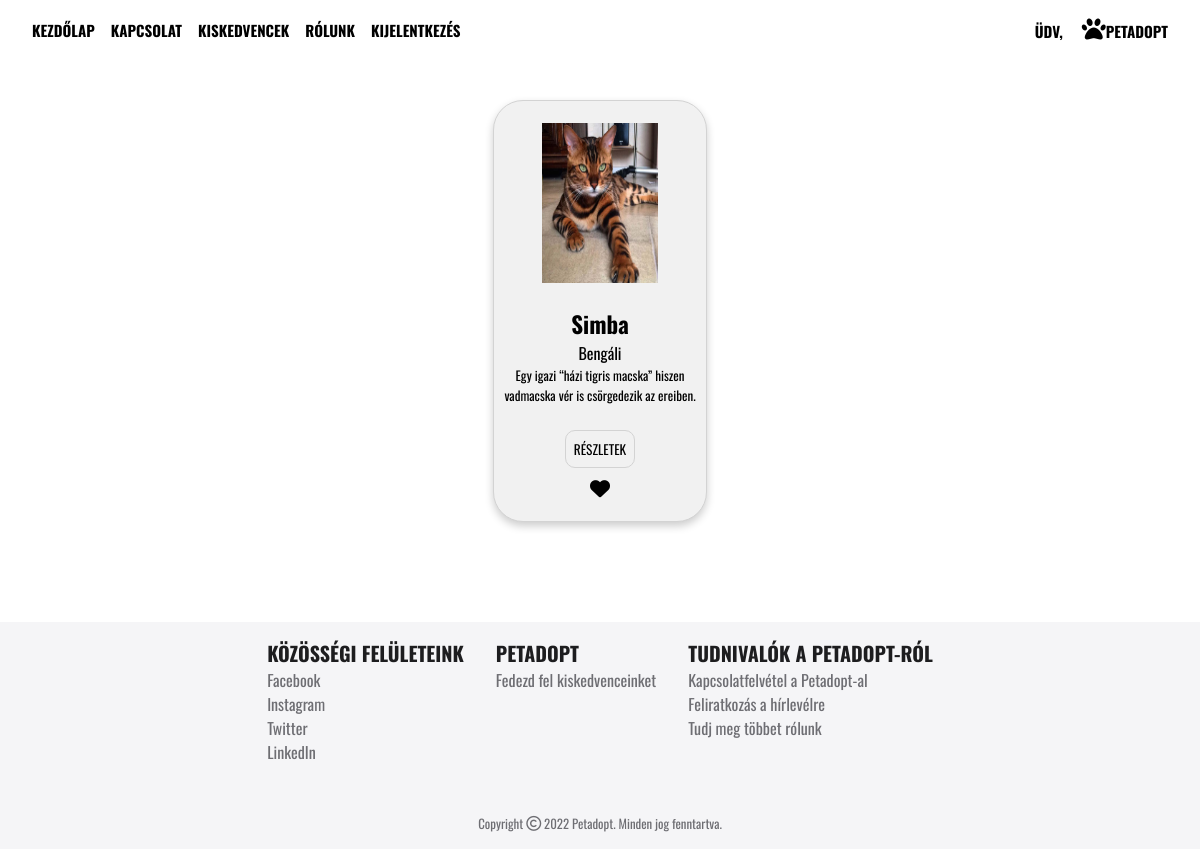
The app's page /pets.php?animalId=1&specieId=4 with its own data.
### tables this page shows
CREATE TABLE `pets` (
  `id` int(11) NOT NULL,
  `specieId` int(11) NOT NULL,
  `name` varchar(50) DEFAULT NULL,
  `description` varchar(255) DEFAULT NULL,
  `image` varchar(50) DEFAULT NULL,
  `gender` varchar(10) DEFAULT NULL,
  `age` int(11) NOT NULL
);

CREATE TABLE `species` (
  `id` int(11) NOT NULL,
  `name` varchar(50) DEFAULT NULL,
  `image` varchar(50) DEFAULT NULL,
  `animalId` int(11) NOT NULL
);

### pets.php (the view, shortened to what this page needs)
<?php
require_once('assets/php/header.php');
require_once('assets/php/nav.php');
require_once('config/db.php');
$specieId = $_GET["specieId"];
?>
<div class="card">
    <div class="card-container">
        <?php
		$sql = "SELECT pets.id, species.name as specie, pets.description, pets.image, pets.name, pets.gender, pets.age from pets, species where pets.specieId = ".$specieId." and species.id = pets.specieId";
		$result = $conn->query($sql);
		if($result->num_rows > 0) {
			while($row = $result->fetch_assoc()) {
				?>
        <div class="card-content">
            <img src="assets/img/<?= $row["image"] ?>" alt="animal" width="150px" height="150px" /><br>
            <span style="font-size: 23px"><b><?= $row["name"] ?></b></span>
            <span class="pet-specie"><?= $row["specie"] ?></span>
            <span class="pet-description"><?= $row["description"] ?></span>
            <button type="button" onclick="openModal(<?= $row['id'] ?>)" class="infoButton">Részletek</button>
            <button onclick="toggleHeart(event)"><i class="fas fa-heart" style="font-size: 20px"></i></button>
        </div>
        <?php
            }
        }
    ?>
    </div>
</div>
<?php
require_once('assets/php/footer.php');
?>
</body>
</html>

### assets/css/styles.css (style rules this page uses)
html { scroll-behavior: smooth; }
body { margin: 0; padding: 0; font-family: 'Oswald', sans-serif !important; box-sizing: border-box; height: 100vh; min-height: 100vh; background-size: cover; width: 100%; background-repeat: no-repeat; }
.card { display: flex; flex-direction: column; justify-content: center; align-items: center; text-align: center; }
.card-container { margin-top: 100px; margin-bottom: 100px; width: 80%; display: flex; flex-wrap: wrap; flex-direction: row; justify-content: center; align-items: center; gap: 1em; }
.card-content { display: flex; flex-direction: column; border-radius: 30px; border: 1px solid lightgray; width: 20%; height: 50vh; padding: 10px; background-color: #f1f1f1; box-shadow: 0 4px 8px 0 rgba(0, 0, 0, 0.2); align-items: center; justify-content: center; transition: 0.6s; }
.card-content img { width: 60%; height: 20vh; }
.pet-specie { font-size: 16px; }
.pet-description { font-size: 13px; }
.card-content .infoButton { color: black; border: 1px solid lightgray; background-color: #f1f1f1; margin-top: 25px; transition: background-color 0.5s ease-out 100ms; padding: 8px; margin-bottom: 10px; border-radius: 10px; font-family: 'Oswald', sans-serif; text-transform: uppercase; }
.card-content button { background-color: #f1f1f1; border: none; }

### records on screen
pets: image (picture), name "Simba", specieId.name "Bengáli", description "Egy igazi “házi tigris macska” hiszen vadmacska vér is csörgedezik az ereiben."
